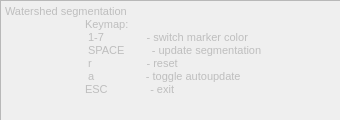
<?xml version="1.0" encoding="UTF-8"?>
<ui version="4.0">
 <class>watershedOptions</class>
 <widget class="QWidget" name="watershedOptions">
  <property name="enabled">
   <bool>false</bool>
  </property>
  <property name="geometry">
   <rect>
    <x>0</x>
    <y>0</y>
    <width>340</width>
    <height>120</height>
   </rect>
  </property>
  <property name="minimumSize">
   <size>
    <width>340</width>
    <height>120</height>
   </size>
  </property>
  <property name="maximumSize">
   <size>
    <width>340</width>
    <height>120</height>
   </size>
  </property>
  <property name="windowTitle">
   <string>Watershed</string>
  </property>
  <property name="windowIcon">
   <iconset>
    <normaloff>../../icons/Bad-Blood-Yolks-Evilish.ico</normaloff>../../icons/Bad-Blood-Yolks-Evilish.ico</iconset>
  </property>
  <widget class="QTextEdit" name="textEdit">
   <property name="geometry">
    <rect>
     <x>0</x>
     <y>0</y>
     <width>341</width>
     <height>121</height>
    </rect>
   </property>
   <property name="html">
    <string>&lt;!DOCTYPE HTML PUBLIC &quot;-//W3C//DTD HTML 4.0//EN&quot; &quot;http://www.w3.org/TR/REC-html40/strict.dtd&quot;&gt;
&lt;html&gt;&lt;head&gt;&lt;meta name=&quot;qrichtext&quot; content=&quot;1&quot; /&gt;&lt;style type=&quot;text/css&quot;&gt;
p, li { white-space: pre-wrap; }
&lt;/style&gt;&lt;/head&gt;&lt;body style=&quot; font-family:'MS Shell Dlg 2'; font-size:8.25pt; font-weight:400; font-style:normal;&quot;&gt;
&lt;p style=&quot; margin-top:0px; margin-bottom:0px; margin-left:0px; margin-right:0px; -qt-block-indent:0; text-indent:0px;&quot;&gt;&lt;span style=&quot; font-size:8pt;&quot;&gt;Watershed segmentation&lt;/span&gt;&lt;/p&gt;
&lt;p style=&quot; margin-top:0px; margin-bottom:0px; margin-left:0px; margin-right:0px; -qt-block-indent:0; text-indent:0px;&quot;&gt;&lt;span style=&quot; font-size:8pt;&quot;&gt;	Keymap:&lt;/span&gt;&lt;/p&gt;
&lt;p style=&quot; margin-top:0px; margin-bottom:0px; margin-left:0px; margin-right:0px; -qt-block-indent:0; text-indent:0px;&quot;&gt;&lt;span style=&quot; font-size:8pt;&quot;&gt;	 1-7              - switch marker color&lt;/span&gt;&lt;/p&gt;
&lt;p style=&quot; margin-top:0px; margin-bottom:0px; margin-left:0px; margin-right:0px; -qt-block-indent:0; text-indent:0px;&quot;&gt;&lt;span style=&quot; font-size:8pt;&quot;&gt;	 SPACE         - update segmentation&lt;/span&gt;&lt;/p&gt;
&lt;p style=&quot; margin-top:0px; margin-bottom:0px; margin-left:0px; margin-right:0px; -qt-block-indent:0; text-indent:0px;&quot;&gt;&lt;span style=&quot; font-size:8pt;&quot;&gt;	 r                  - reset&lt;/span&gt;&lt;/p&gt;
&lt;p style=&quot; margin-top:0px; margin-bottom:0px; margin-left:0px; margin-right:0px; -qt-block-indent:0; text-indent:0px;&quot;&gt;&lt;span style=&quot; font-size:8pt;&quot;&gt;	 a                 - toggle autoupdate&lt;/span&gt;&lt;/p&gt;
&lt;p style=&quot; margin-top:0px; margin-bottom:0px; margin-left:0px; margin-right:0px; -qt-block-indent:0; text-indent:0px;&quot;&gt;&lt;span style=&quot; font-size:8pt;&quot;&gt;	ESC              - exit&lt;/span&gt;&lt;/p&gt;
&lt;p style=&quot;-qt-paragraph-type:empty; margin-top:0px; margin-bottom:0px; margin-left:0px; margin-right:0px; -qt-block-indent:0; text-indent:0px; font-size:8pt;&quot;&gt;&lt;br /&gt;&lt;/p&gt;&lt;/body&gt;&lt;/html&gt;</string>
   </property>
  </widget>
 </widget>
 <resources/>
 <connections/>
</ui>
